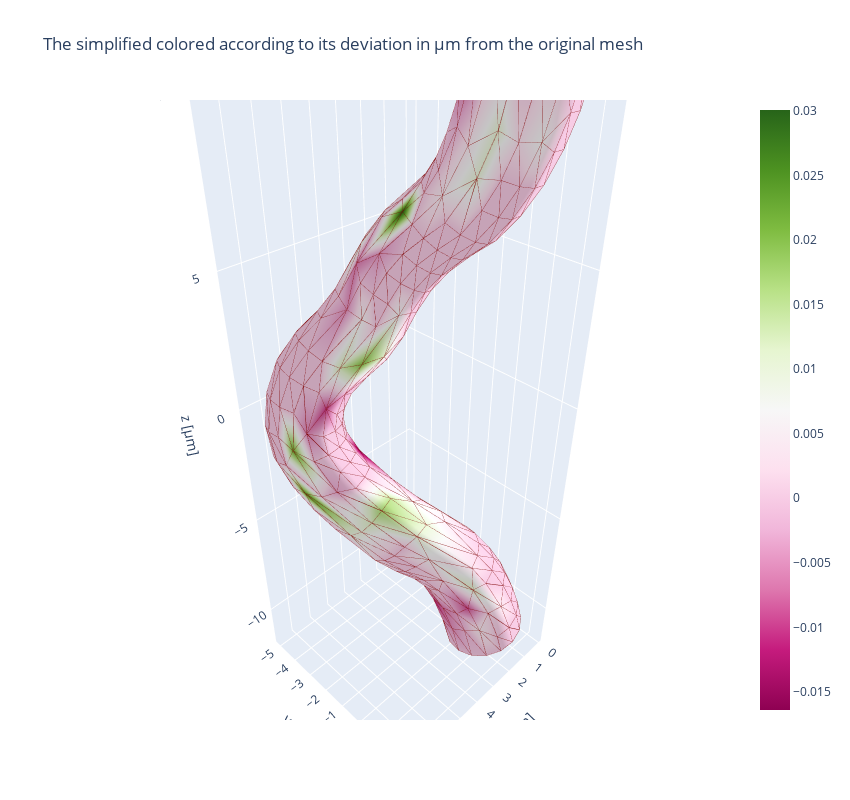

This figure's notebook cell:
### Code cell
fig = jd.display(m_simplify, data=dist_values)

fig.update_layout(
    scene=dict(
        aspectmode='data',
        xaxis_title='x [μm]',
        yaxis_title='y [μm]',
        zaxis_title='z [μm]'
    ), 
    title='The simplified colored according to its deviation in μm from the original mesh',
    # coloraxis_colorbar_title_text = 'Deviation between simplified and original mesh [μm]',
    width=850,
    height=800,
)

fig.show()

### Figure 1 — Plotly figure (JSON) as saved in the notebook; plotly's stock layout.template omitted (floating-point values rounded to 4 significant figures; data arrays with more than 128 entries replaced by an {"elided": "..."} marker saying what was removed)
{"data": [{"color": "#dddddd", "contour": {"color": "#ff0000", "show": true}, "flatshading": false, "i": {"elided": "736 int values"}, "intensity": {"elided": "480 float values"}, "j": {"elided": "736 int values"}, "k": {"elided": "736 int values"}, "type": "mesh3d", "uid": "38747bd4-06d5-4f0f-b01c-cdab1cc3d10d", "x": {"elided": "480 float values"}, "y": {"elided": "480 float values"}, "z": {"elided": "480 float values"}}, {"hoverinfo": "none", "line": {"color": "rgb(125,0,0)", "width": 1}, "mode": "lines", "type": "scatter3d", "uid": "74d746b7-68a3-45f8-b8c2-ed39c4a69e67", "x": {"elided": "3312 float values"}, "y": {"elided": "3312 float values"}, "z": {"elided": "3312 float values"}}], "layout": {"height": 800, "scene": {"aspectmode": "data", "xaxis": {"title": {"text": "x [μm]"}}, "yaxis": {"title": {"text": "y [μm]"}}, "zaxis": {"title": {"text": "z [μm]"}}}, "title": {"text": "The simplified colored according to its deviation in μm from the original mesh"}, "width": 850}}
